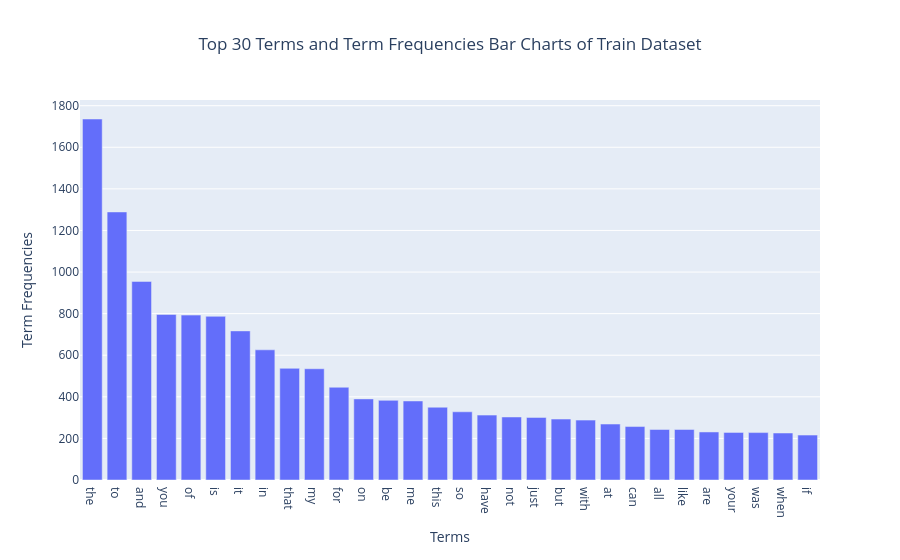

Notebook source saved alongside this figure:
### Code cell
import plotly.express as px

freq_col = pd.DataFrame(train_term_frequencies[:], columns=["Frequencies"])
feature_name_col = pd.DataFrame(train_count_vect.get_feature_names_out().tolist()[:], columns=["Features"])
reduced_vis = pd.concat([feature_name_col, freq_col], axis=1) #need to define the axis, or else it would combine row (axis=0 default)

reduced_vis = reduced_vis.sort_values(by="Frequencies", ascending=False)

#get top 20 data
top_terms = reduced_vis[:30]
fig = px.bar(top_terms, top_terms.Features, top_terms.Frequencies, title="Top 30 Terms and Term Frequencies Bar Charts of Train Dataset")
fig.update_layout(
            xaxis_title="Terms",
            yaxis_title="Term Frequencies",
            title={
                'x': 0.5,
                'xanchor': 'center'
            }
        )
fig.show()

### Figure 1 — Plotly figure (JSON) as saved in the notebook; plotly's stock layout.template omitted (floating-point values rounded to 4 significant figures)
{"data": [{"hovertemplate": "Features=%{x}<br>Frequencies=%{y}<extra></extra>", "legendgroup": "", "marker": {"color": "#636efa", "pattern": {"shape": ""}}, "name": "", "orientation": "v", "showlegend": false, "textposition": "auto", "type": "bar", "x": ["the", "to", "and", "you", "of", "is", "it", "in", "that", "my", "for", "on", "be", "me", "this", "so", "have", "not", "just", "but", "with", "at", "can", "all", "like", "are", "your", "was", "when", "if"], "xaxis": "x", "y": [1736, 1289, 955, 796, 793, 787, 717, 626, 537, 535, 446, 390, 383, 380, 350, 328, 312, 303, 301, 293, 288, 269, 257, 243, 243, 231, 229, 228, 226, 216], "yaxis": "y"}], "layout": {"barmode": "relative", "legend": {"tracegroupgap": 0}, "title": {"text": "Top 30 Terms and Term Frequencies Bar Charts of Train Dataset", "x": 0.5, "xanchor": "center"}, "xaxis": {"anchor": "y", "domain": [0, 1], "title": {"text": "Terms"}}, "yaxis": {"anchor": "x", "domain": [0, 1], "title": {"text": "Term Frequencies"}}}}
